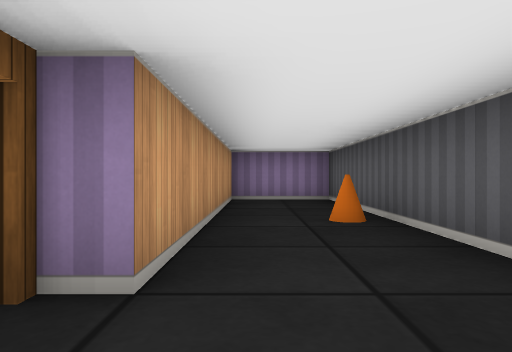
[1] (above)

13 first-person views from a walk through a cub3D ray-caster map. The camera is about half as high as the walls, looks level and sees 70° across. The floor is counted in squares. Each view is taken from the middle of a square. On the plan, view 1 faces up. The plan holds only what a view shows up to about 9 squares ahead; the rest is blank.

[2]
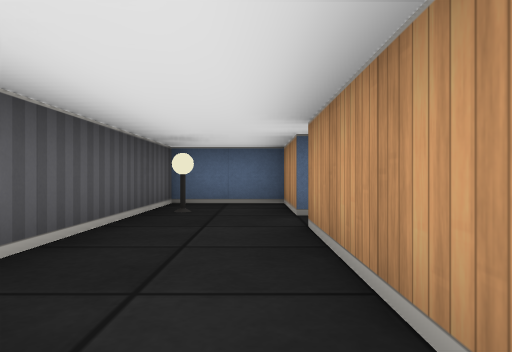

[3]
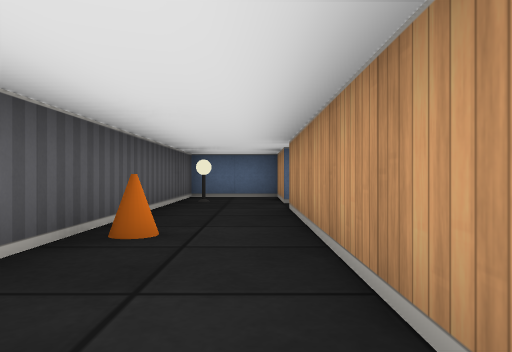

[4]
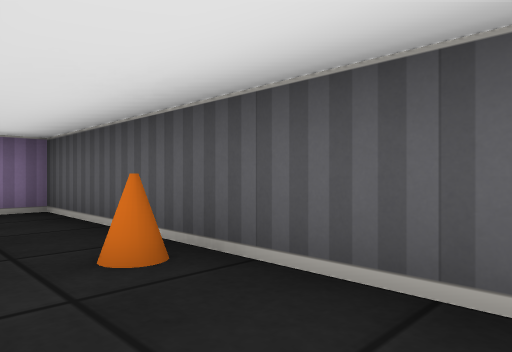

[5]
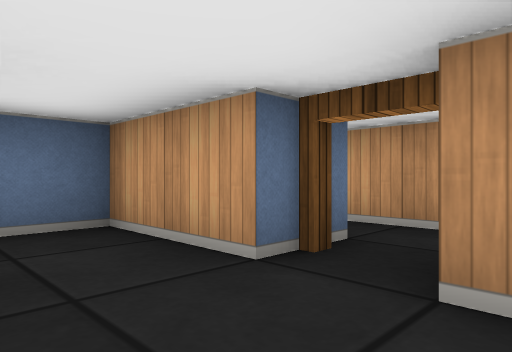

[6]
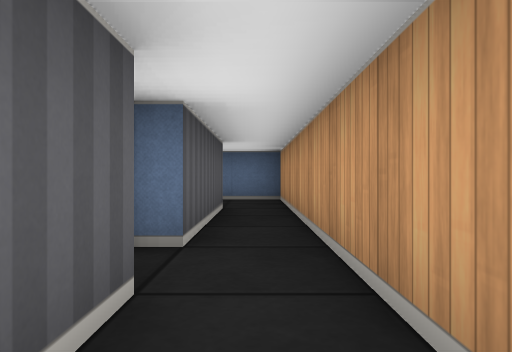

[7]
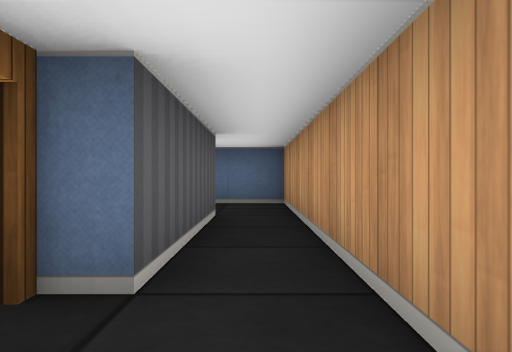

[8]
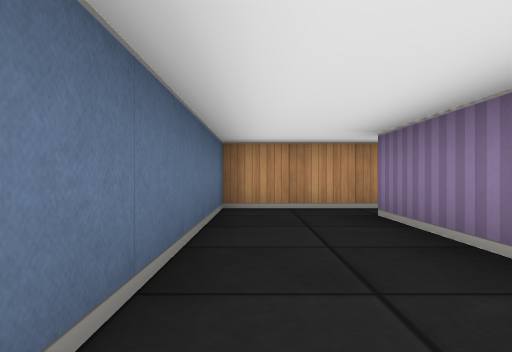

[9]
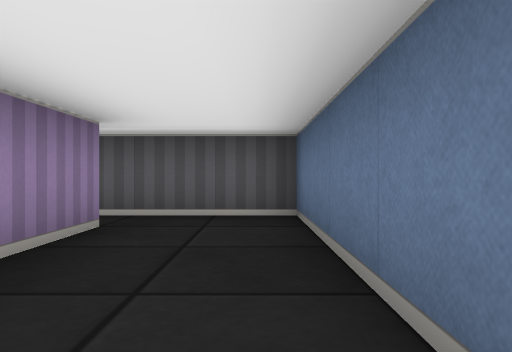

[10]
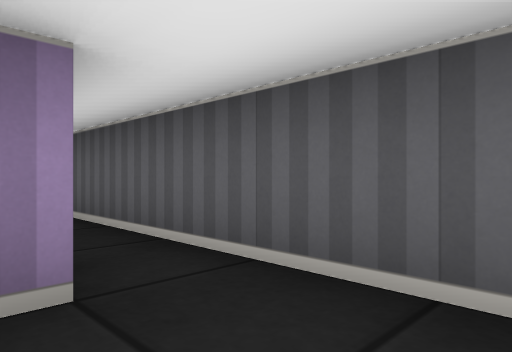

[11]
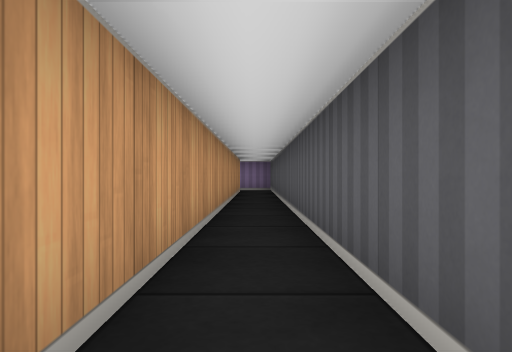

[12]
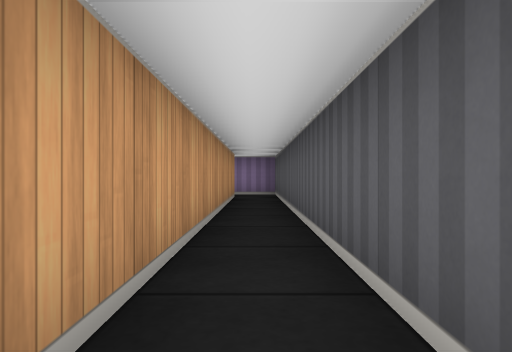

[13]
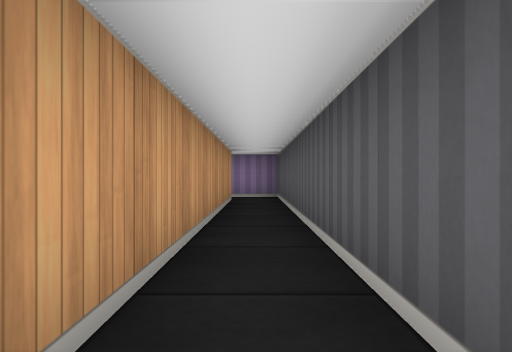

### Floor plan
Points are (right, up) in squares from view 1. A wall is a line through its corners. A room is listed if a view was taken in it or the views show most of it. See-through windows are left out.
Room 1 (views 1, 2, 3, 4, 5)
walls: (-0.5, 0.5) (-0.5, -1.5) (1.5, -1.5) (1.5, 7.5) (-0.5, 7.5) (-0.5, 1.5)
ways out: open door at (-1, 1) to room 2
objects: lamp (1, 0); cone (1, 4)
Room 2 (views 6, 7)
walls: (-2.5, 2.4) (-2.5, -2.5); (-1.5, 1.5) (-1.5, 2.4); (-1.5, -2.5) (-1.5, 0.5)
ways out: open door at (-1, 1) to room 1; opening at (-2, -3) to room 3
Room 3 (views 8, 9, 10, 11)
walls: (-2.5, -2.5) (-2.5, -4.5) (3.5, -4.5) (3.5, -2.5); (2.5, -2.5) (-1.5, -2.5)
ways out: opening at (-2, -3) to room 2; opening at (3, -2) to room 4
Room 4 (views 12, 13)
walls: (2.5, 8.5) (2.5, -2.5); (3.5, -2.5) (3.5, 9.5) (2.4, 9.5)
ways out: opening at (3, -2) to room 3

Positions as (right, up) in squares from view 1, and headings:
1: (0, 0), facing up
2: (0, 5), facing down
3: (0, 7), facing down
4: (0, 2), facing up-right
5: (1, 2), facing down-left
6: (-2, 3), facing down
7: (-2, 2), facing down
8: (3, -4), facing left
9: (-1, -4), facing right
10: (2, -4), facing up-right
11: (3, -3), facing up
12: (3, 0), facing up
13: (3, 1), facing up
